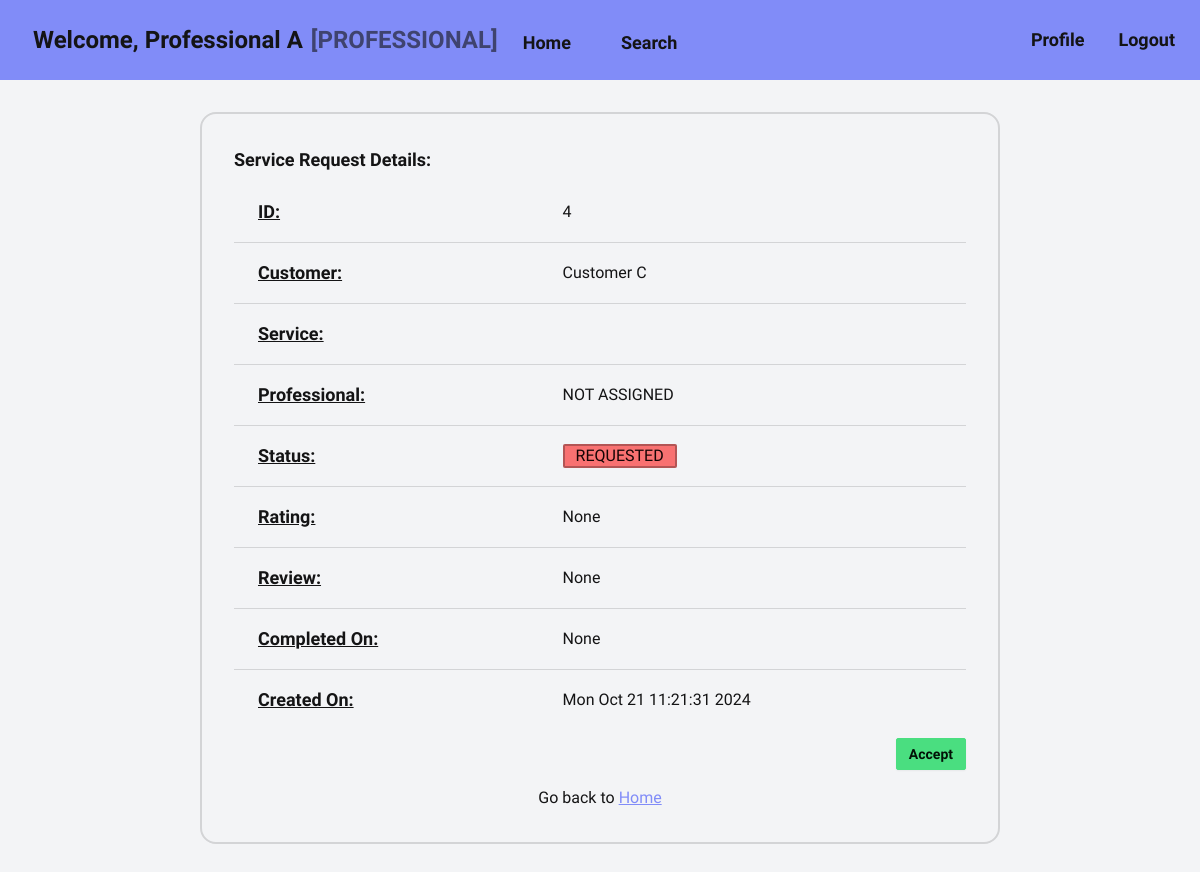
Page /professional/request_details/4 (signed in) on the committed database.
### models.py (models this page shows, shortened)
class User(db.Model, UserMixin):
    __tablename__ = 'user'
    id: Mapped[int] = mapped_column(
        Integer, primary_key=True, autoincrement="auto")
    fullname: Mapped[str] = mapped_column(String(200))
    username: Mapped[str] = mapped_column(String(30), unique=True)
    email: Mapped[str] = mapped_column(String(200), unique=True)
    password: Mapped[str] = mapped_column(String(40))
    role: Mapped[str] = mapped_column(String(200))
    def get_prof(self):
        sql = select(Professional).join(User).where(
            Professional.user_id == self.id)
        result = db.session.scalars(sql).first()
        return result

class ServiceRequest(db.Model):
    __tablename__ = 'service_request'
    id: Mapped[int] = mapped_column(
        Integer, primary_key=True, autoincrement="auto")
    service_id: Mapped[int] = mapped_column(Integer, ForeignKey("service.id"))
    professional_id: Mapped[Optional[int]] = mapped_column(
        Integer, ForeignKey("professional.id"))
    customer_id: Mapped[int] = mapped_column(
        Integer, ForeignKey("customer.id"))
    customer: Mapped["Customer"] = relationship(
        back_populates="service_requests")
    status: Mapped[Optional[str]] = mapped_column(
        String(10), default="REQUESTED")
    rating: Mapped[Optional[int]] = mapped_column(Integer)  # from 1 to 5
    remarks: Mapped[Optional[str]] = mapped_column(Text)
    completed: Mapped[Optional[datetime]] = mapped_column(DateTime)
    created: Mapped[Optional[datetime]] = mapped_column(
        DateTime, server_default=func.now())
    updated: Mapped[Optional[datetime]] = mapped_column(
        DateTime, default=func.now(), onupdate=func.now())
    def stars(self):
        if self.rating == 1:
            stars = "⭐"
        elif self.rating == 2:
            stars = "⭐⭐"
        elif self.rating == 3:
            stars = "⭐⭐⭐"
        elif self.rating == 4:
            stars = "⭐⭐⭐⭐"
        elif self.rating == 5:
            stars = "⭐⭐⭐⭐⭐"
        else:
            stars = None
        return stars
    def completed_time(self):
        if self.completed:
            return self.completed.ctime()
        else:
            return None
    def service(self):
        return get_with_id(Service, self.service_id)

### views.py (the view)
@app.route("/professional/request_details/<request_id>")
def professional_request_details(request_id):
    service_request = get_with_id(ServiceRequest, request_id)
    if not service_request:
        return redirect(url_for('not_found'))
    return render_template("professional/service/request_details.html", service_request=service_request)

### login.py (called while the page is built)
@login_manager.user_loader
def load_user(id):
    user = get_with_id(User, int(id))
    if user:
        return user
    else:
        return None

### models.py (called while the page is built)
def get_with_id(model, pkid):
    sql = select(model).where(model.id == pkid)
    result = db.session.scalars(sql).first()
    return result

### templates/professional/service/request_details.html (shortened to what this page needs)
{% extends "base/professional/loggedin.html" %}
{% block content %}
<section class="w-2/3 card card-bordered border-2">
  <div class="card-body">
    {% if request %}
    <h2 class="card-title text-lg">Service Request Details:</h2>
    <table class="table table-lg">
      <tbody>
        <tr>
          <td class="text-lg font-bold underline">ID:</td>
          <td>{{ service_request.id }}</td>
        </tr>
        <tr>
          <td class="text-lg font-bold underline">Customer:</td>
          <td>
              {{ service_request.customer.user.fullname }}
          </td>
        </tr>
        <tr>
          <td class="text-lg font-bold underline">Service:</td>
          <td>{{ service_request.service().name }}</td>
        </tr>
        <tr>
          <td class="text-lg font-bold underline">Professional:</td>
          <td>
              {% if service_request.status == "REQUESTED" %}
                NOT ASSIGNED
              {% else %}
                {{ service_request.prof().user.fullname }}
              {% endif %}
          </td>
        </tr>
        <tr>
          <td class="text-lg font-bold underline">Status:</td>
          <td>
            {% if service_request.status == "REQUESTED" %}
              <span class="badge badge-lg badge-error">REQUESTED</span>
            {% elif service_request.status == "ASSIGNED" %}
              <span class="badge badge-lg badge-warning">ASSIGNED</span>
            {% else %}
              <span class="badge badge-lg badge-success">CLOSED</span>
            {% endif %}
          </td>
        </tr>
        <tr>
          <td class="text-lg font-bold underline">Rating:</td>
          <td>{{ service_request.stars() }}</td>
        </tr>
        <tr>
          <td class="text-lg font-bold underline">Review:</td>
          <td>{{ service_request.remarks }}</td>
        </tr>
        <tr>
          <td class="text-lg font-bold underline">Completed On:</td>
          <td>{{ service_request.completed_time() }}</td>
        </tr>
        <tr>
          <td class="text-lg font-bold underline">Created On:</td>
          <td>{{ service_request.created.ctime() }}</td>
        </tr>
      </tbody>
    </table>
    <div class="flex items-center justify-end gap-2">
      {% if service_request.status == "REQUESTED" %}
      <a href="{{ url_for('request_accept', prof_id=current_user.get_prof().id, req_id=service_request.id) }}">
        <button class="btn btn-sm btn-success">Accept</button>
      </a>
      {% elif service_request.status == "ASSIGNED" %}
        <a href="{{ url_for('request_reject', prof_id=current_user.get_prof().id, req_id=service_request.id) }}">
          <button class="btn btn-sm btn-error">Reject</button>
        </a>
      {% else %}
        <span></span>
      {% endif %}
    </div>
    {% else %}
    <p class="text-center text-lg font-bold">Requested service not found</p>
    {% endif %}
    <p class="text-center pt-2">
        Go back to <a href="{{ url_for('professional_home', user_id=current_user.id) }}" class="link link-primary">Home</a>
    </p>
  </div>
</section>
{% endblock %}

### templates/base/professional/loggedin.html (shortened to what this page needs)
<!DOCTYPE html>
<html lang="en">
  <head>
    <link rel="stylesheet" href="{{ url_for('static', filename='styles/main.css') }}">
  </head>
  <body>
    <div class="font-fira">
      <nav class="navbar bg-primary">
        <div class="navbar-start">
          <a href="#" class="btn btn-lg btn-ghost text-2xl">
            Welcome, {{ current_user.fullname }} <span class="opacity-60">[PROFESSIONAL]</span>
          </a>
        </div>
        <div class="navbar-center">
          <ul class="menu menu-lg menu-horizontal">
            <li><a href="{{ url_for('professional_home', user_id=current_user.id) }}" class="btn btn-ghost">Home</a></li>
            <li><a href="{{ url_for('professional_search', prof_id=current_user.get_prof().id) }}" class="btn btn-ghost">Search</a></li>
          </ul>
        </div>
        <div class="navbar-end">
          <a href="{{ url_for('professional_profile', prof_id=current_user.get_prof().id) }}" class="btn btn-ghost text-lg">Profile</a>
          <a href="{{ url_for('logout') }}" class="btn btn-ghost text-lg"> Logout </a>
        </div>
      </nav>
      <div class="flex flex-col mt-8 mb-24 gap-8 items-center justify-center">
        {% block content %}{% endblock %}
      </div>
    </div>
  </body>
</html>

### rows in the picture
User: fullname "Professional A"
ServiceRequest: id "4", stars "None", remarks "None", completed_time "None", created.ctime "Mon Oct 21 11:21:31 2024"
User: customer.user.fullname "Customer C"
